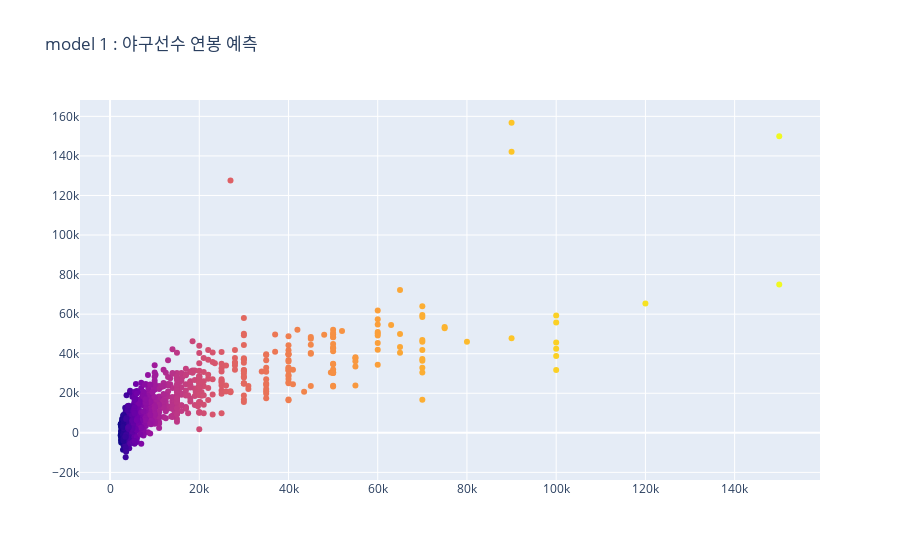

Here is the notebook cell this chart was saved with:
### Code cell
model1()

### Figure 1 — Plotly figure (JSON) as saved in the notebook; plotly's stock layout.template omitted (floating-point values rounded to 4 significant figures; data arrays with more than 128 entries replaced by an {"elided": "..."} marker saying what was removed)
{"data": [{"marker": {"color": {"elided": "808 float values"}}, "mode": "markers", "type": "scatter", "x": {"elided": "808 int values"}, "y": {"elided": "808 float values"}}], "layout": {"title": {"text": "model 1 : 야구선수 연봉 예측"}}}
